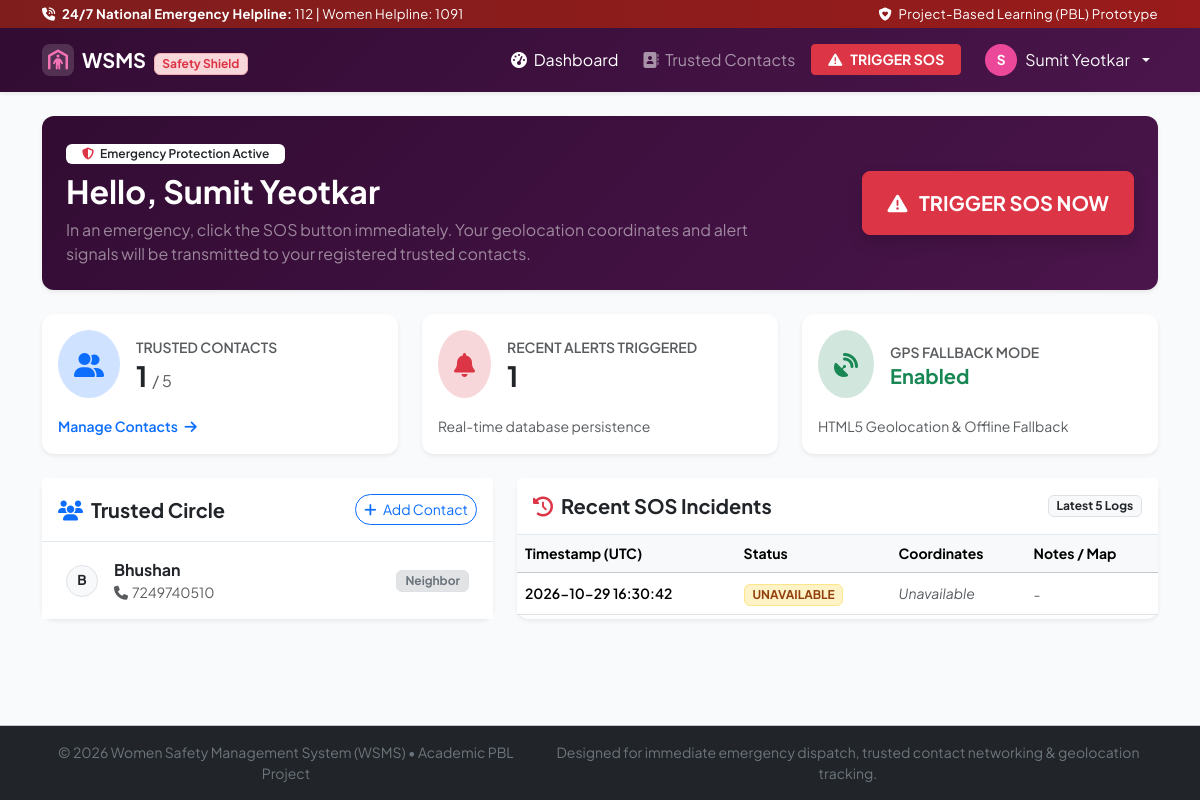
The page /dashboard (signed in) on the database as committed earlier.
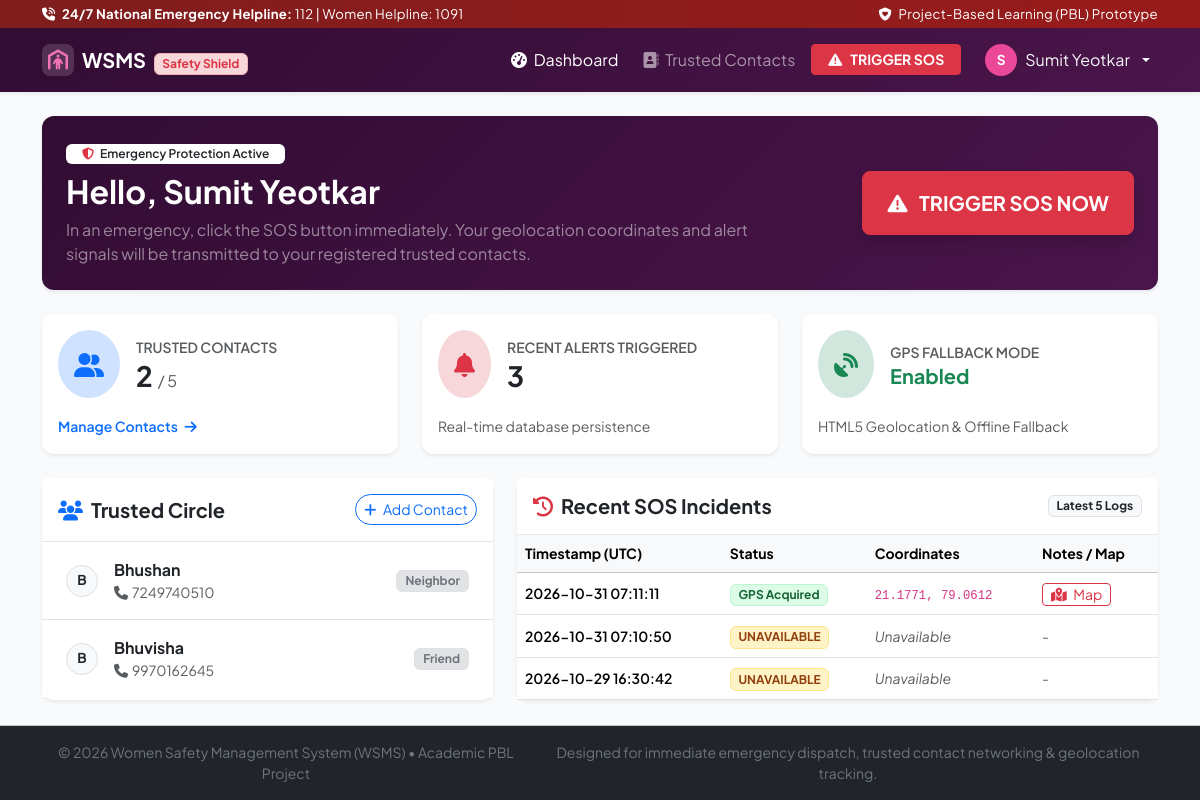
The same page on the database as committed later.
### tables this page shows
CREATE TABLE trusted_contacts (
        id INTEGER PRIMARY KEY AUTOINCREMENT,
        user_id INTEGER NOT NULL,
        contact_name TEXT NOT NULL,
        contact_phone TEXT NOT NULL,
        relationship TEXT NOT NULL,
        created_at DATETIME DEFAULT CURRENT_TIMESTAMP,
        FOREIGN KEY (user_id) REFERENCES users(id) ON DELETE CASCADE
    );

CREATE TABLE sos_alerts (
        id INTEGER PRIMARY KEY AUTOINCREMENT,
        user_id INTEGER NOT NULL,
        timestamp DATETIME DEFAULT CURRENT_TIMESTAMP,
        latitude REAL,
        longitude REAL,
        accuracy REAL,
        location_status TEXT NOT NULL,
        emergency_notes TEXT,
        status TEXT DEFAULT 'ACTIVE',
        FOREIGN KEY (user_id) REFERENCES users(id) ON DELETE CASCADE
    );

### app.py (the view)
@app.route('/dashboard')
@login_required
def dashboard():
    db = get_db()
    cursor = db.cursor()
    cursor.execute("SELECT COUNT(*) as count FROM trusted_contacts WHERE user_id = ?", (session['user_id'],))
    contact_count = cursor.fetchone()['count']
    cursor.execute("""
        SELECT id, timestamp, latitude, longitude, accuracy, location_status, emergency_notes, status
        FROM sos_alerts
        WHERE user_id = ?
        ORDER BY timestamp DESC
        LIMIT 5
    """, (session['user_id'],))
    recent_alerts = cursor.fetchall()
    cursor.execute("""
        SELECT contact_name, contact_phone, relationship
        FROM trusted_contacts
        WHERE user_id = ?
        ORDER BY created_at ASC
    """, (session['user_id'],))
    contacts = cursor.fetchall()
    return render_template(
        'dashboard.html',
        contact_count=contact_count,
        max_contacts=app.config['MAX_CONTACTS_PER_USER'],
        recent_alerts=recent_alerts,
        contacts=contacts
    )

### templates/dashboard.html (shortened to what this page needs)
{% extends "base.html" %}
{% block content %}
<div class="row g-4">
    <div class="col-12">
        <div class="card bg-purple-dark text-white p-4 shadow-sm border-0 position-relative overflow-hidden">
            <div class="row align-items-center">
                <div class="col-lg-8">
                    <span class="badge bg-white text-dark mb-2 px-3 py-1 fw-semibold"><i class="fa-solid fa-shield-halved text-danger me-1"></i> Emergency Protection Active</span>
                    <h2 class="fw-bold mb-2">Hello, {{ current_user.name }}</h2>
                    <p class="text-white-50 mb-3 mb-lg-0">
                        In an emergency, click the SOS button immediately. Your geolocation coordinates and alert signals will be transmitted to your registered trusted contacts.
                    </p>
                </div>
                <div class="col-lg-4 text-lg-end text-center">
                    <a href="{{ url_for('sos') }}" class="btn btn-danger btn-lg px-4 py-3 fw-bold pulse-btn shadow">
                        <i class="fa-solid fa-triangle-exclamation me-2 fs-5"></i> TRIGGER SOS NOW
                    </a>
                </div>
            </div>
        </div>
    </div>
    <div class="col-md-4">
        <div class="card h-100 shadow-sm border-0">
            <div class="card-body d-flex align-items-center">
                <div class="rounded-circle p-3 bg-primary-subtle text-primary me-3 fs-4">
                    <i class="fa-solid fa-user-group"></i>
                </div>
                <div>
                    <span class="text-muted small text-uppercase fw-semibold">Trusted Contacts</span>
                    <h3 class="fw-bold mb-0">{{ contact_count }} <span class="fs-6 text-muted fw-normal">/ {{ max_contacts }}</span></h3>
                </div>
            </div>
            <div class="card-footer bg-transparent border-0 pt-0 pb-3">
                <a href="{{ url_for('trusted_contacts') }}" class="small fw-semibold text-decoration-none">
                    Manage Contacts <i class="fa-solid fa-arrow-right ms-1"></i>
                </a>
            </div>
        </div>
    </div>
    <div class="col-md-4">
        <div class="card h-100 shadow-sm border-0">
            <div class="card-body d-flex align-items-center">
                <div class="rounded-circle p-3 bg-danger-subtle text-danger me-3 fs-4">
                    <i class="fa-solid fa-bell"></i>
                </div>
                <div>
                    <span class="text-muted small text-uppercase fw-semibold">Recent Alerts Triggered</span>
                    <h3 class="fw-bold mb-0">{{ recent_alerts | length }}</h3>
                </div>
            </div>
            <div class="card-footer bg-transparent border-0 pt-0 pb-3">
                <span class="small text-muted">Real-time database persistence</span>
            </div>
        </div>
    </div>
    <div class="col-md-4">
        <div class="card h-100 shadow-sm border-0">
            <div class="card-body d-flex align-items-center">
                <div class="rounded-circle p-3 bg-success-subtle text-success me-3 fs-4">
                    <i class="fa-solid fa-satellite-dish"></i>
                </div>
                <div>
                    <span class="text-muted small text-uppercase fw-semibold">GPS Fallback Mode</span>
                    <h5 class="fw-bold mb-0 text-success">Enabled</h5>
                </div>
            </div>
            <div class="card-footer bg-transparent border-0 pt-0 pb-3">
                <span class="small text-muted">HTML5 Geolocation & Offline Fallback</span>
            </div>
        </div>
    </div>
    <div class="col-lg-5">
        <div class="card shadow-sm border-0 h-100">
            <div class="card-header bg-white py-3 d-flex justify-content-between align-items-center">
                <h5 class="fw-bold mb-0"><i class="fa-solid fa-users me-2 text-primary"></i>Trusted Circle</h5>
                <a href="{{ url_for('trusted_contacts') }}" class="btn btn-outline-primary btn-sm rounded-pill">
                    <i class="fa-solid fa-plus me-1"></i> Add Contact
                </a>
            </div>
            <div class="card-body p-0">
                {% if contacts %}
                    <ul class="list-group list-group-flush">
                        {% for c in contacts %}
                            <li class="list-group-item d-flex justify-content-between align-items-center py-3 px-4">
                                <div class="d-flex align-items-center">
                                    <div class="avatar-circle me-3 bg-light text-dark border">
                                        {{ c.contact_name[:1] | upper }}
                                    </div>
                                    <div>
                                        <div class="fw-bold">{{ c.contact_name }}</div>
                                        <div class="small text-muted"><i class="fa-solid fa-phone me-1"></i>{{ c.contact_phone }}</div>
                                    </div>
                                </div>
                                <span class="badge bg-secondary-subtle text-secondary border px-2 py-1">{{ c.relationship }}</span>
                            </li>
                        {% endfor %}
                    </ul>
                {% else %}
                    <div class="p-4 text-center text-muted">
                        <i class="fa-solid fa-user-slash fs-1 text-secondary opacity-50 mb-2"></i>
                        <p class="mb-2">No trusted contacts configured yet.</p>
                        <a href="{{ url_for('trusted_contacts') }}" class="btn btn-primary btn-sm bg-purple-dark border-0">Add your first contact</a>
                    </div>
                {% endif %}
            </div>
        </div>
    </div>
    <div class="col-lg-7">
        <div class="card shadow-sm border-0 h-100">
            <div class="card-header bg-white py-3 d-flex justify-content-between align-items-center">
                <h5 class="fw-bold mb-0"><i class="fa-solid fa-clock-rotate-left me-2 text-danger"></i>Recent SOS Incidents</h5>
                <span class="badge bg-light text-dark border">Latest 5 Logs</span>
            </div>
            <div class="card-body p-0">
                {% if recent_alerts %}
                    <div class="table-responsive">
                        <table class="table table-hover align-middle mb-0">
                            <thead class="table-light small text-muted">
                                <tr>
                                    <th>Timestamp (UTC)</th>
                                    <th>Status</th>
                                    <th>Coordinates</th>
                                    <th>Notes / Map</th>
                                </tr>
                            </thead>
                            <tbody>
                                {% for alert in recent_alerts %}
                                    <tr>
                                        <td class="small fw-semibold">{{ alert.timestamp }}</td>
                                        <td>
                                            {% if alert.location_status == 'ACQUIRED' %}
                                                <span class="badge badge-status-acquired">GPS Acquired</span>
                                            {% elif alert.location_status == 'DENIED' %}
                                                <span class="badge badge-status-denied">GPS Denied (Fallback)</span>
                                            {% else %}
                                                <span class="badge badge-status-pending">{{ alert.location_status }}</span>
                                            {% endif %}
                                        </td>
                                        <td class="small">
                                            {% if alert.latitude and alert.longitude %}
                                                <code>{{ "%.4f"|format(alert.latitude) }}, {{ "%.4f"|format(alert.longitude) }}</code>
                                            {% else %}
                                                <span class="text-muted fst-italic">Unavailable</span>
                                            {% endif %}
                                        </td>
                                        <td>
                                            {% if alert.latitude and alert.longitude %}
                                                <a href="https://www.google.com/maps?q={{ alert.latitude }},{{ alert.longitude }}" target="_blank" class="btn btn-outline-danger btn-sm py-0 px-2" title="View on Google Maps">
                                                    <i class="fa-solid fa-map-location-dot me-1"></i> Map
                                                </a>
                                            {% elif alert.emergency_notes %}
                                                <span class="small text-muted" title="{{ alert.emergency_notes }}">
                                                    {{ alert.emergency_notes[:20] }}{% if alert.emergency_notes|length > 20 %}...{% endif %}
                                                </span>
                                            {% else %}
                                                <span class="small text-muted">-</span>
                                            {% endif %}
                                        </td>
                                    </tr>
                                {% endfor %}
                            </tbody>
                        </table>
                    </div>
                {% else %}
                    <div class="p-4 text-center text-muted">
                        <i class="fa-solid fa-shield-check fs-1 text-success opacity-50 mb-2"></i>
                        <p class="mb-0">No SOS alerts recorded yet. Stay safe!</p>
                    </div>
                {% endif %}
            </div>
        </div>
    </div>
</div>
{% endblock %}

### templates/base.html (shortened to what this page needs)
<!DOCTYPE html>
<html lang="en">
<head>
    <link href="https://cdn.jsdelivr.net/npm/bootstrap@5.3.2/dist/css/bootstrap.min.css" rel="stylesheet">
    <link rel="stylesheet" href="https://cdnjs.cloudflare.com/ajax/libs/font-awesome/6.4.2/css/all.min.css">
    <link rel="stylesheet" href="{{ url_for('static', filename='css/style.css') }}">
</head>
<body class="d-flex flex-column min-vh-100">
    <div class="top-hotline-banner py-1 text-center small text-white">
        <div class="container d-flex justify-content-between align-items-center flex-wrap">
            <span><i class="fa-solid fa-phone-volume me-1"></i> <strong>24/7 National Emergency Helpline:</strong> 112 | Women Helpline: 1091</span>
            <span class="d-none d-md-inline"><i class="fa-solid fa-shield-heart me-1"></i> Project-Based Learning (PBL) Prototype</span>
        </div>
    </div>
    <nav class="navbar navbar-expand-lg navbar-dark bg-purple-dark sticky-top shadow-sm">
        <div class="container">
            <a class="navbar-brand fw-bold d-flex align-items-center" href="{{ url_for('dashboard') if current_user else url_for('login') }}">
                <span class="brand-icon-box me-2"><i class="fa-solid fa-person-shelter"></i></span>
                <span>WSMS <span class="badge bg-danger-subtle text-danger border border-danger-subtle ms-1 fs-8">Safety Shield</span></span>
            </a>
            <div class="collapse navbar-collapse" id="navbarContent">
                <ul class="navbar-nav ms-auto align-items-lg-center gap-lg-2">
                    {% if current_user %}
                        <li class="nav-item">
                            <a class="nav-link {% if request.path == '/dashboard' %}active{% endif %}" href="{{ url_for('dashboard') }}">
                                <i class="fa-solid fa-gauge-high me-1"></i> Dashboard
                            </a>
                        </li>
                        <li class="nav-item">
                            <a class="nav-link {% if request.path == '/trusted-contacts' %}active{% endif %}" href="{{ url_for('trusted_contacts') }}">
                                <i class="fa-solid fa-address-book me-1"></i> Trusted Contacts
                            </a>
                        </li>
                        <li class="nav-item my-2 my-lg-0">
                            <a class="btn btn-danger btn-sm px-3 pulse-btn fw-bold text-uppercase d-inline-flex align-items-center" href="{{ url_for('sos') }}">
                                <i class="fa-solid fa-triangle-exclamation me-2 animate-bounce"></i> Trigger SOS
                            </a>
                        </li>
                        <li class="nav-item dropdown ms-lg-2">
                            <a class="nav-link dropdown-toggle text-light d-flex align-items-center gap-2" href="#" id="userMenu" role="button" data-bs-toggle="dropdown" aria-expanded="false">
                                <span class="avatar-circle">{{ current_user.name[:1] | upper }}</span>
                                <span class="d-none d-lg-inline">{{ current_user.name }}</span>
                            </a>
                        </li>
                    {% endif %}
                </ul>
            </div>
        </div>
    </nav>
    <main class="flex-shrink-0 container py-4">
        {% block content %}{% endblock %}
    </main>
    <footer class="footer mt-auto py-3 bg-dark text-secondary border-top border-secondary-subtle">
        <div class="container text-center">
            <div class="d-flex flex-column flex-md-row justify-content-between align-items-center gap-2 small">
                <span>&copy; {{ current_year or 2026 }} Women Safety Management System (WSMS) &bull; Academic PBL Project</span>
                <span>Designed for immediate emergency dispatch, trusted contact networking & geolocation tracking.</span>
            </div>
        </div>
    </footer>
</body>
</html>

Rows that differ between the two databases and show on the page:
added trusted_contacts: contact_name "B", contact_name "Bhuvisha", contact_phone "9970162645", relationship "Friend"
added sos_alerts: timestamp "2026-10-31 07:11:11", location_status "GPS Acquired", latitude "21.1771", longitude "79.0612"
added sos_alerts: timestamp "2026-10-31 07:10:50", location_status "UNAVAILABLE", shows "Unavailable"
Other text that changed with them:
{{ contact_count }}: "1" → "2"
{{ recent_alerts | length }}: "1" → "3"
